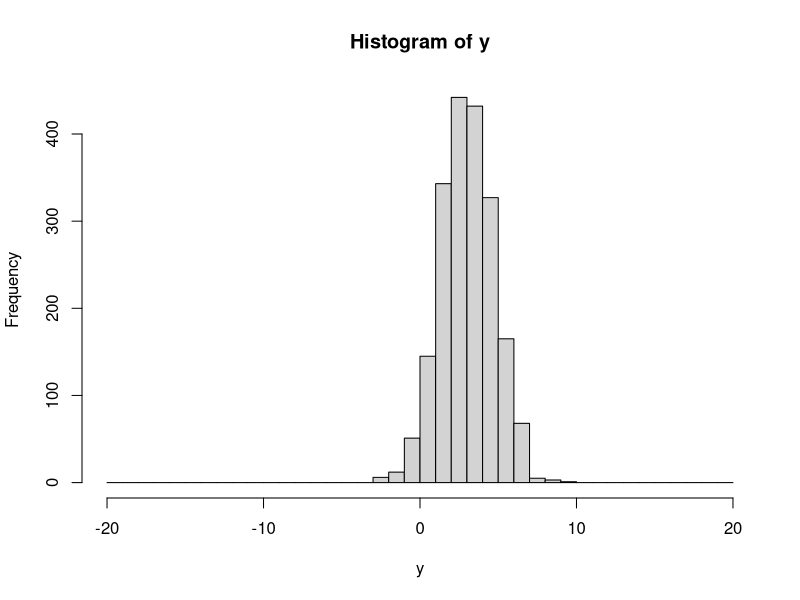

The R source for this figure:
n=2000
x=matrix(0,n,9)
  for(k in 1:n){
     y=rnorm(9,3,5)
          x[k,]=y
    }
y=rowMeans(x)
hist(y,breaks=seq(-20,20,1),right=F)
m=mean(y)
m
sgma2=(n-1)*var(y)/n
sgma=sqrt(sgma2)
sgma
